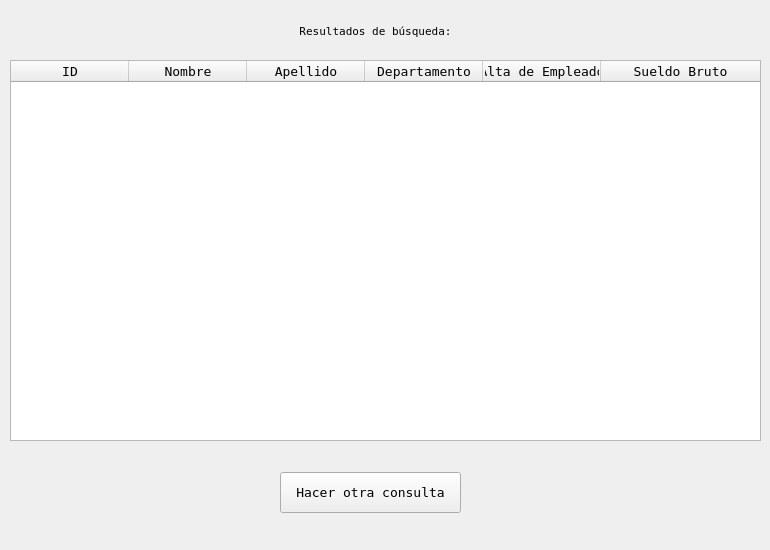
<?xml version="1.0" encoding="UTF-8"?>
<ui version="4.0">
 <class>searchresults_window</class>
 <widget class="QMainWindow" name="searchresults_window">
  <property name="geometry">
   <rect>
    <x>0</x>
    <y>0</y>
    <width>770</width>
    <height>550</height>
   </rect>
  </property>
  <property name="minimumSize">
   <size>
    <width>770</width>
    <height>550</height>
   </size>
  </property>
  <property name="maximumSize">
   <size>
    <width>770</width>
    <height>550</height>
   </size>
  </property>
  <property name="font">
   <font>
    <family>Fixedsys</family>
    <pointsize>10</pointsize>
   </font>
  </property>
  <property name="windowTitle">
   <string>BD Empleados v2.0</string>
  </property>
  <widget class="QWidget" name="centralwidget">
   <property name="font">
    <font>
     <family>Fixedsys</family>
     <pointsize>10</pointsize>
    </font>
   </property>
   <widget class="QTableWidget" name="search_empleados_table">
    <property name="geometry">
     <rect>
      <x>10</x>
      <y>60</y>
      <width>751</width>
      <height>381</height>
     </rect>
    </property>
    <property name="tabletTracking">
     <bool>false</bool>
    </property>
    <property name="editTriggers">
     <set>QAbstractItemView::NoEditTriggers</set>
    </property>
    <property name="tabKeyNavigation">
     <bool>false</bool>
    </property>
    <property name="showDropIndicator" stdset="0">
     <bool>false</bool>
    </property>
    <property name="dragDropOverwriteMode">
     <bool>false</bool>
    </property>
    <property name="dragDropMode">
     <enum>QAbstractItemView::NoDragDrop</enum>
    </property>
    <property name="selectionMode">
     <enum>QAbstractItemView::NoSelection</enum>
    </property>
    <property name="columnCount">
     <number>6</number>
    </property>
    <attribute name="horizontalHeaderCascadingSectionResizes">
     <bool>false</bool>
    </attribute>
    <attribute name="horizontalHeaderDefaultSectionSize">
     <number>118</number>
    </attribute>
    <attribute name="horizontalHeaderShowSortIndicator" stdset="0">
     <bool>false</bool>
    </attribute>
    <attribute name="horizontalHeaderStretchLastSection">
     <bool>true</bool>
    </attribute>
    <attribute name="verticalHeaderStretchLastSection">
     <bool>false</bool>
    </attribute>
    <column>
     <property name="text">
      <string>ID</string>
     </property>
    </column>
    <column>
     <property name="text">
      <string>Nombre</string>
     </property>
    </column>
    <column>
     <property name="text">
      <string>Apellido</string>
     </property>
    </column>
    <column>
     <property name="text">
      <string>Departamento</string>
     </property>
    </column>
    <column>
     <property name="text">
      <string>Alta de Empleado</string>
     </property>
    </column>
    <column>
     <property name="text">
      <string>Sueldo Bruto</string>
     </property>
    </column>
   </widget>
   <widget class="QLabel" name="label_empleados_activos">
    <property name="geometry">
     <rect>
      <x>0</x>
      <y>20</y>
      <width>751</width>
      <height>21</height>
     </rect>
    </property>
    <property name="font">
     <font>
      <family>Fixedsys</family>
      <pointsize>8</pointsize>
     </font>
    </property>
    <property name="text">
     <string>Resultados de búsqueda:</string>
    </property>
    <property name="alignment">
     <set>Qt::AlignCenter</set>
    </property>
   </widget>
   <widget class="QPushButton" name="search_again_button">
    <property name="geometry">
     <rect>
      <x>280</x>
      <y>472</y>
      <width>181</width>
      <height>41</height>
     </rect>
    </property>
    <property name="text">
     <string>Hacer otra consulta</string>
    </property>
   </widget>
  </widget>
 </widget>
 <resources/>
 <connections/>
</ui>
